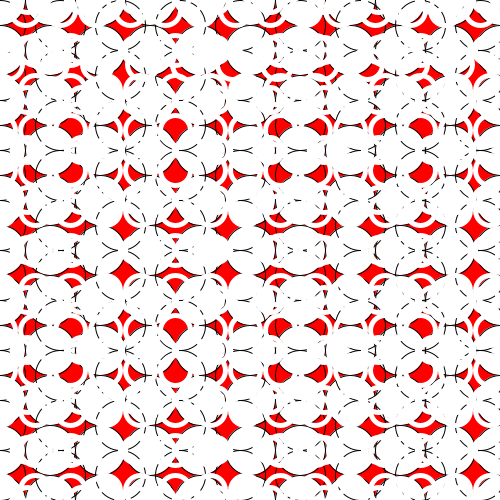
Frame 1 (no input)
Frame 60 (the mouse pressed at the canvas centre just before this capture): identical to frame 1, image omitted
Frame 120 (the mouse held since frame 60 and released just before this capture): identical to frame 1, image omitted

The Processing sketch that drew this single still picture (run headless with seeded random() and noise(); from frame 60 on, the mouse is pressed at the canvas centre):

// Processing sketch: processing_32934
// ── processing_32934.pde

int i=0;
int j=0;
int k=5;
int l=5;
int m=0;
int n=7;
int o=0;
int p=0;
int q=25;
int r=0;
int s=100;
int t=100;
int u=0;

void setup () {
  size (500,500);
  background (255,0,0);
  smooth();

 
  while (j<11){
   
    while (i<11){
    ellipse (i*50, j*50, 50, 50);
    i=i+1;
    }
    j=j+1;
    i=0;
  }
 noFill();
 strokeWeight (1);
 stroke (0);
 while (q<521){
 
 while (p<521){
 ellipse (p*6, q, 50, 50);
 p=p+10;
 }
 q=q+50;
 p=0;
 }
 
}

void draw (){
  
  strokeWeight (5);
 
 stroke (255);
 while (l<521){ 
   
 while (k<521){ 
 ellipse (k*5, l*2, 30, 30);
k=k+7;
}
l=l+20;
k=0;
 }
  
  while (o<521){
  
 while (m<521){
ellipse (m*3, o*5, 25, 25);
 m=m+9;
 }
 o=o+10;
 m=0;
  }
 
while (n<521){
 ellipse (n, 64, 30, 30);
 n=n+45;
}
/*
strokeWeight (1);
stroke (255,255, 255);
while (r<2000){
ellipse (0,0,r,r);
r=r+10;
}

while (u<2000){
ellipse (500,500, u, u);
u=u+10;
}

strokeWeight (1);
stroke (0,0,0);
while (s<2000){
ellipse (0,500,s,s);
s=s+50;
}

while (t<2000){
ellipse (500,0,t,t);
t=t+50;
}

*/
}
